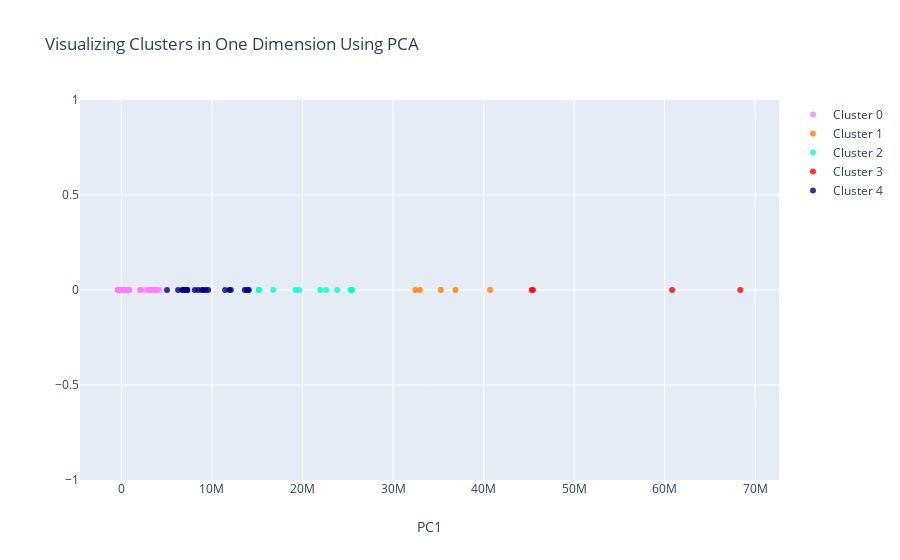
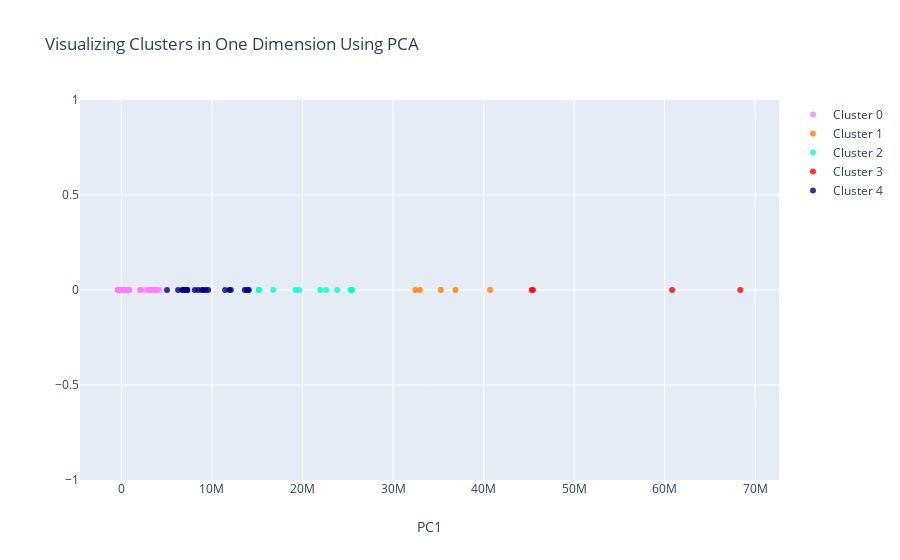

The notebook cell saved with these charts, in order:
### Code cell
#Instructions for building the 1-D plot

#trace1 is for 'Cluster 0'
trace1 = go.Scatter(
                    x = cluster0["PC1_1d"],
                    y = cluster0["dummy"],
                    mode = "markers",
                    name = "Cluster 0",
                    marker = dict(color = 'rgba(255, 128, 255, 0.8)'),
                    text = None)

#trace2 is for 'Cluster 1'
trace2 = go.Scatter(
                    x = cluster1["PC1_1d"],
                    y = cluster1["dummy"],
                    mode = "markers",
                    name = "Cluster 1",
                    marker = dict(color = 'rgba(255, 128, 2, 0.8)'),
                    text = None)

#trace3 is for 'Cluster 2'
trace3 = go.Scatter(
                    x = cluster2["PC1_1d"],
                    y = cluster2["dummy"],
                    mode = "markers",
                    name = "Cluster 2",
                    marker = dict(color = 'rgba(0, 255, 200, 0.8)'),
                    text = None)

#trace4 is for 'Cluster 3'
trace4 = go.Scatter(
                    x = cluster3["PC1_1d"],
                    y = cluster3["dummy"],
                    mode = "markers",
                    name = "Cluster 3",
                    marker = dict(color = 'rgba(255, 0, 0, 0.8)'),
                    text = None)

#trace4 is for 'Cluster 4'
trace5 = go.Scatter(
                    x = cluster4["PC1_1d"],
                    y = cluster4["dummy"],
                    mode = "markers",
                    name = "Cluster 4",
                    marker = dict(color = 'rgba(0, 0, 128, 0.8)'),
                    text = None)

data = [trace1, trace2, trace3, trace4, trace5]

title = "Visualizing Clusters in One Dimension Using PCA"

layout = dict(title = title,
              xaxis= dict(title= 'PC1',ticklen= 5,zeroline= False),
              yaxis= dict(title= '',ticklen= 5,zeroline= False)
             )

fig = dict(data = data, layout = layout)

iplot(fig)

plt.show(iplot(fig))

### Figure 1 — Plotly figure (JSON) as saved in the notebook; plotly's stock layout.template omitted (floating-point values rounded to 4 significant figures; data arrays with more than 128 entries replaced by an {"elided": "..."} marker saying what was removed)
{"data": [{"marker": {"color": "rgba(255, 128, 255, 0.8)"}, "mode": "markers", "name": "Cluster 0", "type": "scatter", "x": {"elided": "2957 float values"}, "y": {"elided": "2957 int values"}}, {"marker": {"color": "rgba(255, 128, 2, 0.8)"}, "mode": "markers", "name": "Cluster 1", "type": "scatter", "x": [32460000.0, 40720000.0, 35270000.0, 32970000.0, 36900000.0], "y": [0, 0, 0, 0, 0]}, {"marker": {"color": "rgba(0, 255, 200, 0.8)"}, "mode": "markers", "name": "Cluster 2", "type": "scatter", "x": [25290000.0, 19610000.0, 25450000.0, 22620000.0, 25450000.0, 23840000.0, 19220000.0, 21950000.0, 15170000.0, 15170000.0, 16760000.0], "y": [0, 0, 0, 0, 0, 0, 0, 0, 0, 0, 0]}, {"marker": {"color": "rgba(255, 0, 0, 0.8)"}, "mode": "markers", "name": "Cluster 3", "type": "scatter", "x": [60820000.0, 45310000.0, 68360000.0, 45460000.0], "y": [0, 0, 0, 0]}, {"marker": {"color": "rgba(0, 0, 128, 0.8)"}, "mode": "markers", "name": "Cluster 4", "type": "scatter", "x": [6755000.0, 7247000.0, 12080000.0, 13620000.0, 9039000.0, 9310000.0, 7208000.0, 9574000.0, 6933000.0, 8483000.0, 8103000.0, 6765000.0, 7149000.0, 8883000.0, 13870000.0, 11920000.0, 6257000.0, 13960000.0, 7129000.0, 5030000.0, 11450000.0, 14070000.0, 7285000.0], "y": [0, 0, 0, 0, 0, 0, 0, 0, 0, 0, 0, 0, 0, 0, 0, 0, 0, 0, 0, 0, 0, 0, 0]}], "layout": {"title": {"text": "Visualizing Clusters in One Dimension Using PCA"}, "xaxis": {"ticklen": 5, "title": {"text": "PC1"}, "zeroline": false}, "yaxis": {"ticklen": 5, "title": {"text": ""}, "zeroline": false}}}

### Figure 2 — Plotly figure (JSON) as saved in the notebook; plotly's stock layout.template omitted (floating-point values rounded to 4 significant figures; data arrays with more than 128 entries replaced by an {"elided": "..."} marker saying what was removed)
{"data": [{"marker": {"color": "rgba(255, 128, 255, 0.8)"}, "mode": "markers", "name": "Cluster 0", "type": "scatter", "x": {"elided": "2957 float values"}, "y": {"elided": "2957 int values"}}, {"marker": {"color": "rgba(255, 128, 2, 0.8)"}, "mode": "markers", "name": "Cluster 1", "type": "scatter", "x": [32460000.0, 40720000.0, 35270000.0, 32970000.0, 36900000.0], "y": [0, 0, 0, 0, 0]}, {"marker": {"color": "rgba(0, 255, 200, 0.8)"}, "mode": "markers", "name": "Cluster 2", "type": "scatter", "x": [25290000.0, 19610000.0, 25450000.0, 22620000.0, 25450000.0, 23840000.0, 19220000.0, 21950000.0, 15170000.0, 15170000.0, 16760000.0], "y": [0, 0, 0, 0, 0, 0, 0, 0, 0, 0, 0]}, {"marker": {"color": "rgba(255, 0, 0, 0.8)"}, "mode": "markers", "name": "Cluster 3", "type": "scatter", "x": [60820000.0, 45310000.0, 68360000.0, 45460000.0], "y": [0, 0, 0, 0]}, {"marker": {"color": "rgba(0, 0, 128, 0.8)"}, "mode": "markers", "name": "Cluster 4", "type": "scatter", "x": [6755000.0, 7247000.0, 12080000.0, 13620000.0, 9039000.0, 9310000.0, 7208000.0, 9574000.0, 6933000.0, 8483000.0, 8103000.0, 6765000.0, 7149000.0, 8883000.0, 13870000.0, 11920000.0, 6257000.0, 13960000.0, 7129000.0, 5030000.0, 11450000.0, 14070000.0, 7285000.0], "y": [0, 0, 0, 0, 0, 0, 0, 0, 0, 0, 0, 0, 0, 0, 0, 0, 0, 0, 0, 0, 0, 0, 0]}], "layout": {"title": {"text": "Visualizing Clusters in One Dimension Using PCA"}, "xaxis": {"ticklen": 5, "title": {"text": "PC1"}, "zeroline": false}, "yaxis": {"ticklen": 5, "title": {"text": ""}, "zeroline": false}}}
